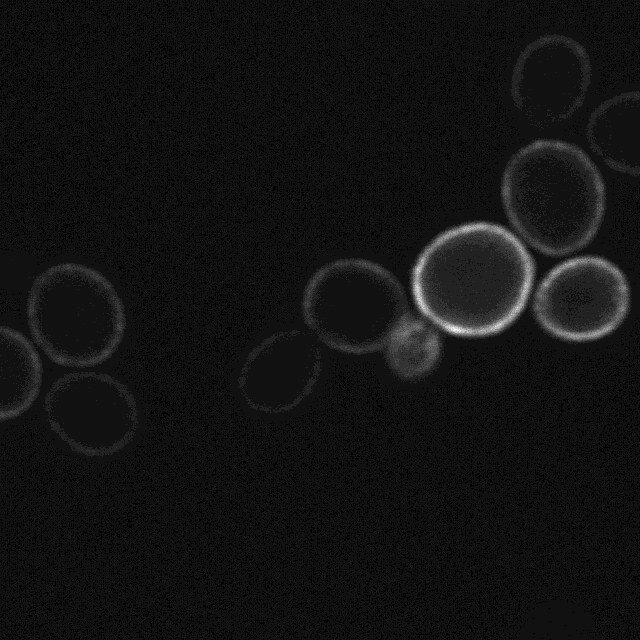
#> input picture imaging/figs/NHAwt_NaCl_c1_488nm_60x_4x10ux_RPM180-1.tif, 640 x 640 px
$ jupyter execute 01-filter-thesholding.ipynb   (shell and % lines are left out)
#> lines starting #> are read from the running program, lines starting #| are printed output that depends on the picture; after the words box and inside, x2 and y2 are one past the last pixel; in counts of white or black regions, pixels touching at a corner belong together
[cell 1]
import matplotlib.pyplot as plt

import numpy as np

#from skimage import data,filters,segmentation,morphology,exposure,draw,util
from skimage import exposure,filters
from skimage import io as skio

[cell 2]
# Parameters figures
plt.rcParams['figure.figsize'] = (15.0, 8.0)
#plt.rcParams['image.interpolation'] = 'nearest'
plt.rcParams['image.cmap'] = 'gray'
#plt.rcParams['figure.dpi'] = 600

[cell 3]
# Read tiff image

#Original image
img = skio.imread("figs/NHAwt_NaCl_c1_488nm_60x_4x10ux_RPM180-1.tif")
#> img is the input picture: shape (640, 640) uint16; min 241, max 3923, mean 347.9
#corrected exposure mixture (High contrast)
img_corrected_exposure = exposure.adjust_log(img, gain=30)
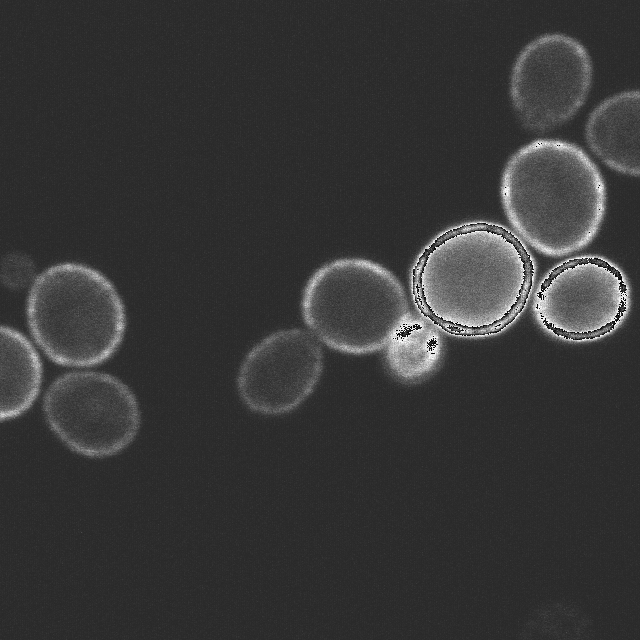
#> img_corrected_exposure: shape (640, 640) uint16; min 7, max 65500, mean 14272.5; drawn with min black and max white

f, axarr = plt.subplots(nrows=1, ncols=2, figsize=(12.0, 12.0))
axarr[0].set_title('Original')
axarr[0].imshow(img)
axarr[1].set_title('Logarithmic correction')
axarr[1].imshow(img_corrected_exposure)
plt.show()
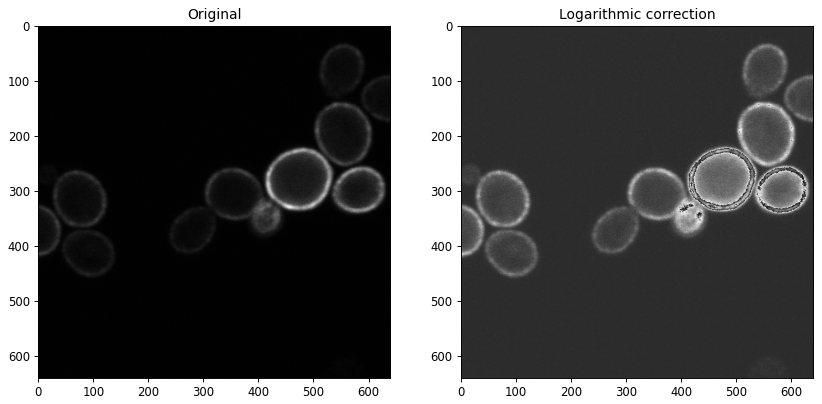
#> figure drawn by matplotlib, 2 panels

# Segmentation

## Thresholding

[cell 4]
global_thresh = filters.threshold_otsu(img)
#> global_thresh = 802
binary_global = img > global_thresh
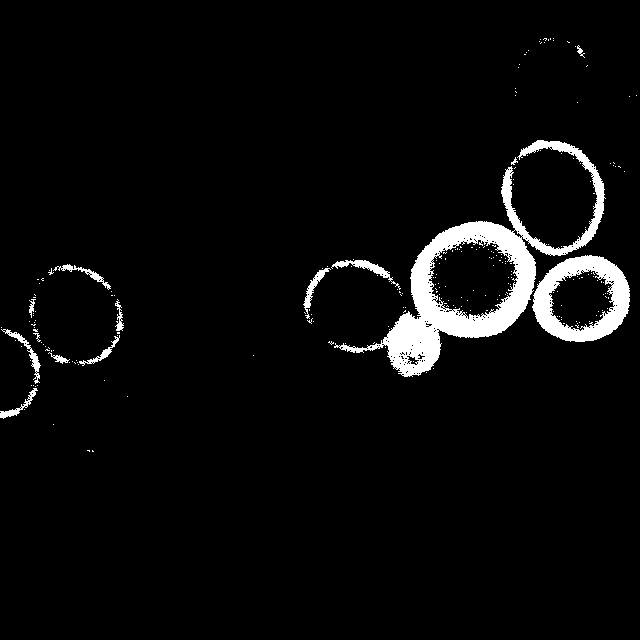
#> binary_global: shape (640, 640) bool; 4.4% white; 232 white regions (218 under 20 px), largest, box (x1, y1, x2, y2) and area: (334, 140, 606, 377) 11558, (532, 255, 630, 342) 3898, (331, 260, 401, 290) 402

block_size = 35
binary_adaptive = filters.threshold_local(img, block_size, offset=10)
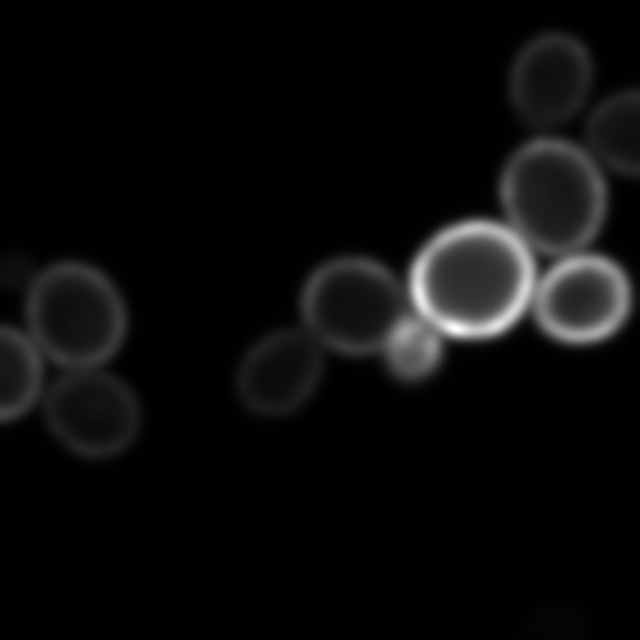
#> binary_adaptive: shape (640, 640) float64; min 252.1, max 2085.9, mean 337.9; drawn with min black and max white

plt.gray()

f, axarr = plt.subplots(nrows=1, ncols=3)
axarr[0].imshow(img)
axarr[0].set_title('Image')

axarr[1].imshow(binary_global)
axarr[1].set_title('Global thresholding')

axarr[2].imshow(binary_adaptive)
axarr[2].set_title('Adaptive thresholding')

for ax in axarr:
    ax.axis('off')
plt.show()

f, axarr = plt.subplots(nrows=1, ncols=3)
axarr[0].imshow(img_corrected_exposure)
axarr[0].set_title('Image over exposed')

axarr[1].imshow(binary_global)
axarr[1].set_title('Global thresholding')

axarr[2].imshow(binary_adaptive)
axarr[2].set_title('Adaptive thresholding')

for ax in axarr:
    ax.axis('off')
plt.show()
